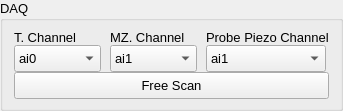
           <widget class="QGroupBox" name="groupBox_DAQ">
            <property name="sizePolicy">
             <sizepolicy hsizetype="Preferred" vsizetype="Preferred">
              <horstretch>0</horstretch>
              <verstretch>0</verstretch>
             </sizepolicy>
            </property>
            <property name="maximumSize">
             <size>
              <width>16777215</width>
              <height>16777215</height>
             </size>
            </property>
            <property name="font">
             <font>
              <pointsize>10</pointsize>
             </font>
            </property>
            <property name="title">
             <string>DAQ</string>
            </property>
            <layout class="QVBoxLayout" name="verticalLayout_6">
             <property name="spacing">
              <number>0</number>
             </property>
             <property name="topMargin">
              <number>9</number>
             </property>
             <property name="bottomMargin">
              <number>9</number>
             </property>
             <item>
              <widget class="QWidget" name="widget_11" native="true">
               <layout class="QGridLayout" name="gridLayout_9">
                <property name="leftMargin">
                 <number>0</number>
                </property>
                <property name="topMargin">
                 <number>0</number>
                </property>
                <property name="rightMargin">
                 <number>0</number>
                </property>
                <property name="bottomMargin">
                 <number>0</number>
                </property>
                <property name="horizontalSpacing">
                 <number>9</number>
                </property>
                <property name="verticalSpacing">
                 <number>0</number>
                </property>
                <item row="1" column="0">
                 <widget class="QComboBox" name="combo_daqRead">
                  <property name="minimumSize">
                   <size>
                    <width>87</width>
                    <height>27</height>
                   </size>
                  </property>
                  <property name="maximumSize">
                   <size>
                    <width>120</width>
                    <height>27</height>
                   </size>
                  </property>
                  <property name="font">
                   <font>
                    <pointsize>10</pointsize>
                   </font>
                  </property>
                  <item>
                   <property name="text">
                    <string>ai0</string>
                   </property>
                  </item>
                  <item>
                   <property name="text">
                    <string>ai1</string>
                   </property>
                  </item>
                  <item>
                   <property name="text">
                    <string>ai2</string>
                   </property>
                  </item>
                  <item>
                   <property name="text">
                    <string>ai3</string>
                   </property>
                  </item>
                 </widget>
                </item>
                <item row="1" column="1">
                 <widget class="QComboBox" name="combo_daqMZ">
                  <property name="minimumSize">
                   <size>
                    <width>87</width>
                    <height>27</height>
                   </size>
                  </property>
                  <property name="maximumSize">
                   <size>
                    <width>120</width>
                    <height>27</height>
                   </size>
                  </property>
                  <property name="sizeIncrement">
                   <size>
                    <width>100</width>
                    <height>0</height>
                   </size>
                  </property>
                  <property name="font">
                   <font>
                    <pointsize>10</pointsize>
                   </font>
                  </property>
                  <property name="currentIndex">
                   <number>1</number>
                  </property>
                  <item>
                   <property name="text">
                    <string>ai0</string>
                   </property>
                  </item>
                  <item>
                   <property name="text">
                    <string>ai1</string>
                   </property>
                  </item>
                  <item>
                   <property name="text">
                    <string>a2</string>
                   </property>
                  </item>
                  <item>
                   <property name="text">
                    <string>ai3</string>
                   </property>
                  </item>
                 </widget>
                </item>
                <item row="0" column="1">
                 <widget class="QLabel" name="label_20">
                  <property name="minimumSize">
                   <size>
                    <width>0</width>
                    <height>15</height>
                   </size>
                  </property>
                  <property name="maximumSize">
                   <size>
                    <width>16777215</width>
                    <height>15</height>
                   </size>
                  </property>
                  <property name="sizeIncrement">
                   <size>
                    <width>0</width>
                    <height>0</height>
                   </size>
                  </property>
                  <property name="font">
                   <font>
                    <pointsize>10</pointsize>
                   </font>
                  </property>
                  <property name="text">
                   <string>MZ. Channel</string>
                  </property>
                 </widget>
                </item>
                <item row="0" column="0">
                 <widget class="QLabel" name="label_19">
                  <property name="minimumSize">
                   <size>
                    <width>0</width>
                    <height>15</height>
                   </size>
                  </property>
                  <property name="maximumSize">
                   <size>
                    <width>16777215</width>
                    <height>15</height>
                   </size>
                  </property>
                  <property name="sizeIncrement">
                   <size>
                    <width>0</width>
                    <height>0</height>
                   </size>
                  </property>
                  <property name="font">
                   <font>
                    <pointsize>10</pointsize>
                   </font>
                  </property>
                  <property name="text">
                   <string>T. Channel</string>
                  </property>
                 </widget>
                </item>
                <item row="0" column="2">
                 <widget class="QLabel" name="label_28">
                  <property name="font">
                   <font>
                    <pointsize>10</pointsize>
                   </font>
                  </property>
                  <property name="text">
                   <string>Probe Piezo Channel</string>
                  </property>
                 </widget>
                </item>
                <item row="1" column="2">
                 <widget class="QComboBox" name="comboBox_8">
                  <property name="minimumSize">
                   <size>
                    <width>87</width>
                    <height>27</height>
                   </size>
                  </property>
                  <property name="maximumSize">
                   <size>
                    <width>120</width>
                    <height>27</height>
                   </size>
                  </property>
                  <item>
                   <property name="text">
                    <string>ai1</string>
                   </property>
                  </item>
                  <item>
                   <property name="text">
                    <string>ai2</string>
                   </property>
                  </item>
                  <item>
                   <property name="text">
                    <string>ai3</string>
                   </property>
                  </item>
                  <item>
                   <property name="text">
                    <string>ai4</string>
                   </property>
                  </item>
                  <item>
                   <property name="text">
                    <string>ai5</string>
                   </property>
                  </item>
                  <item>
                   <property name="text">
                    <string>ai6</string>
                   </property>
                  </item>
                 </widget>
                </item>
               </layout>
              </widget>
             </item>
             <item>
              <widget class="QWidget" name="widget_12" native="true">
               <layout class="QGridLayout" name="gridLayout_10">
                <property name="leftMargin">
                 <number>0</number>
                </property>
                <property name="topMargin">
                 <number>0</number>
                </property>
                <property name="rightMargin">
                 <number>0</number>
                </property>
                <property name="bottomMargin">
                 <number>0</number>
                </property>
                <property name="horizontalSpacing">
                 <number>9</number>
                </property>
                <property name="verticalSpacing">
                 <number>0</number>
                </property>
                <item row="1" column="1">
                 <widget class="QPushButton" name="but_freeScan">
                  <property name="minimumSize">
                   <size>
                    <width>0</width>
                    <height>27</height>
                   </size>
                  </property>
                  <property name="maximumSize">
                   <size>
                    <width>16777215</width>
                    <height>27</height>
                   </size>
                  </property>
                  <property name="sizeIncrement">
                   <size>
                    <width>0</width>
                    <height>25</height>
                   </size>
                  </property>
                  <property name="baseSize">
                   <size>
                    <width>0</width>
                    <height>25</height>
                   </size>
                  </property>
                  <property name="font">
                   <font>
                    <pointsize>10</pointsize>
                    <weight>50</weight>
                    <bold>false</bold>
                    <underline>false</underline>
                   </font>
                  </property>
                  <property name="cursor">
                   <cursorShape>PointingHandCursor</cursorShape>
                  </property>
                  <property name="text">
                   <string>Free Scan</string>
                  </property>
                  <property name="checkable">
                   <bool>true</bool>
                  </property>
                 </widget>
                </item>
               </layout>
              </widget>
             </item>
            </layout>
           </widget>
